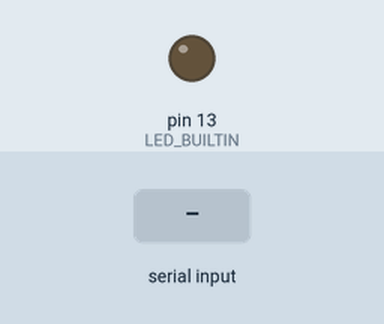
This sketch was run on a simulated Arduino Mega 2560, built with avr-gcc and run on an emulated ATmega2560. On the bench: output pins drawn as LEDs (lit = HIGH). Dashed ring = blinking. The inputs (shaded band) are chosen by the test bench.

Above: at 1.2 s.
1.3 s: "90,45\n" received over the second serial link
At 1.8 s:
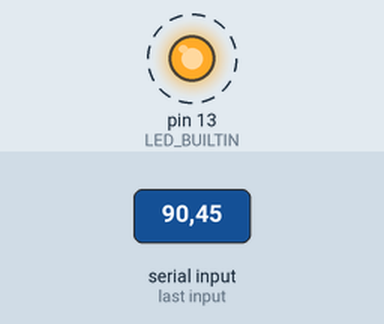
Timing chart, 0 to 10.3 s (numbered marks = the images above; inputs shaded):
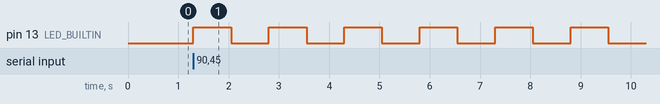

Measured:
- after the input at 1.3 s, pin 13 (LED_BUILTIN): alternates HIGH for 0.75 s and LOW for 0.75 s, starting at once

The sketch:

sketch_nov06a.ino
```cpp
int myNum;
String msg = "Testing serial monitor on Mac OS - Intel Chip";

 void setup() {
  pinMode(LED_BUILTIN,OUTPUT);

  /*set baud rate: */
  Serial1.begin(57600);
}

void loop() {
  Serial1.println(msg);

  // passive loop to wait
  while(Serial1.available()==0){
  }

  //Get number from user
  myNum = Serial1.parseInt();

  for (int i = 0; i < myNum; i++){
    digitalWrite(LED_BUILTIN,HIGH);
    delay(750);
    digitalWrite(LED_BUILTIN,LOW);
    delay(750);
  }
}
```
